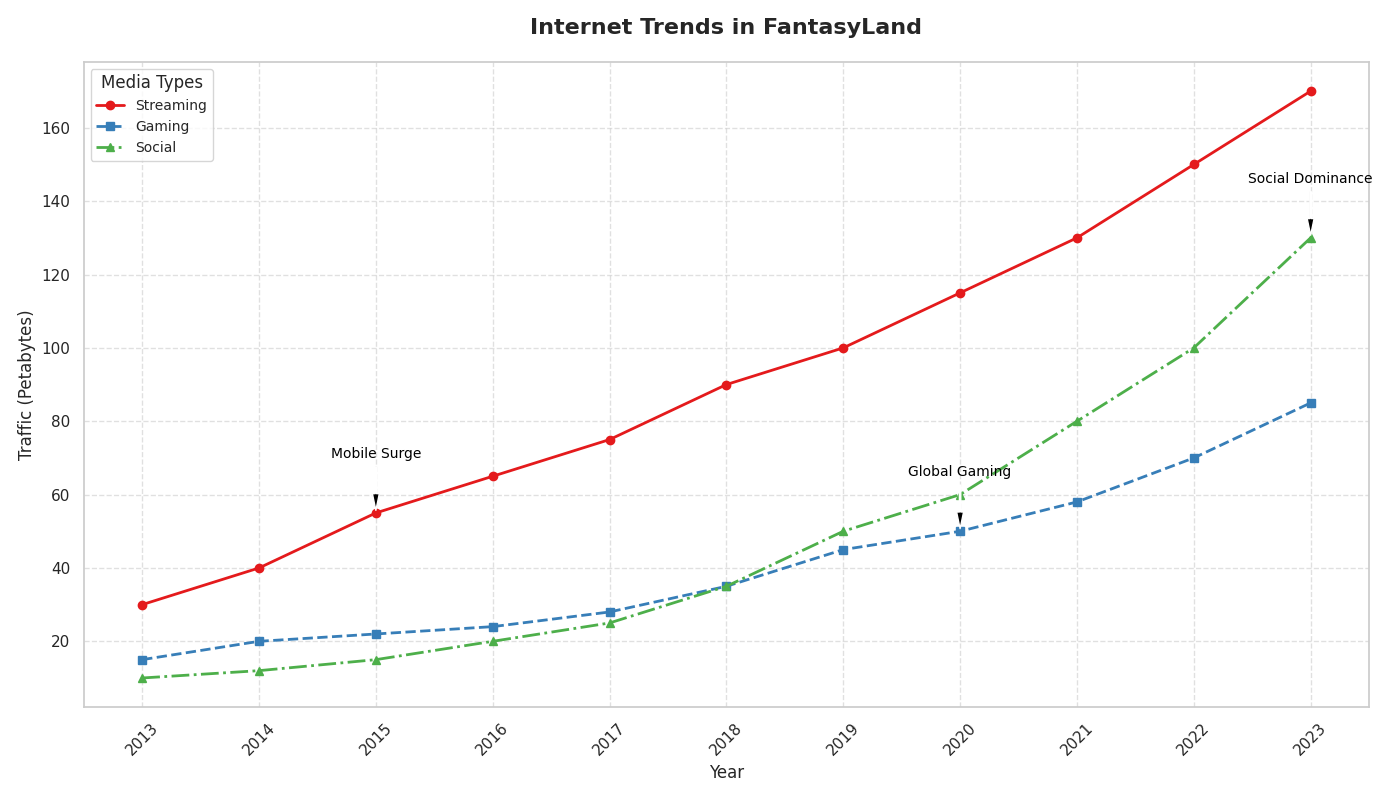

Recreate this plot in Python.
import matplotlib.pyplot as plt
import numpy as np

years = np.arange(2013, 2024)

# Internet traffic data in petabytes (hypothetical)
streaming_services = np.array([30, 40, 55, 65, 75, 90, 100, 115, 130, 150, 170])
online_gaming = np.array([15, 20, 22, 24, 28, 35, 45, 50, 58, 70, 85])
social_media = np.array([10, 12, 15, 20, 25, 35, 50, 60, 80, 100, 130])

fig, ax = plt.subplots(figsize=(14, 8))

# Changed colors for the plots
ax.plot(years, streaming_services, marker='o', linestyle='-', color='#e41a1c', linewidth=2, label='Streaming')
ax.plot(years, online_gaming, marker='s', linestyle='--', color='#377eb8', linewidth=2, label='Gaming')
ax.plot(years, social_media, marker='^', linestyle='-.', color='#4daf4a', linewidth=2, label='Social')

ax.set_title('Internet Trends in FantasyLand', fontsize=16, fontweight='bold', pad=20)
ax.set_xlabel('Year', fontsize=12)
ax.set_ylabel('Traffic (Petabytes)', fontsize=12)

ax.set_xticks(years)
ax.set_xticklabels(years, rotation=45)

ax.legend(title='Media Types', loc='upper left', fontsize=10)

annotations = {
    2015: ("Mobile Surge", streaming_services[2]),
    2020: ("Global Gaming", online_gaming[7]),
    2023: ("Social Dominance", social_media[10]),
}

for year, (text, y_value) in annotations.items():
    ax.annotate(text, xy=(year, y_value), xytext=(year, y_value + 15),
                arrowprops=dict(facecolor='black', shrink=0.05, width=1, headwidth=5), fontsize=10, color='black', ha='center')

ax.grid(True, linestyle='--', alpha=0.6)

plt.tight_layout()
plt.show()
